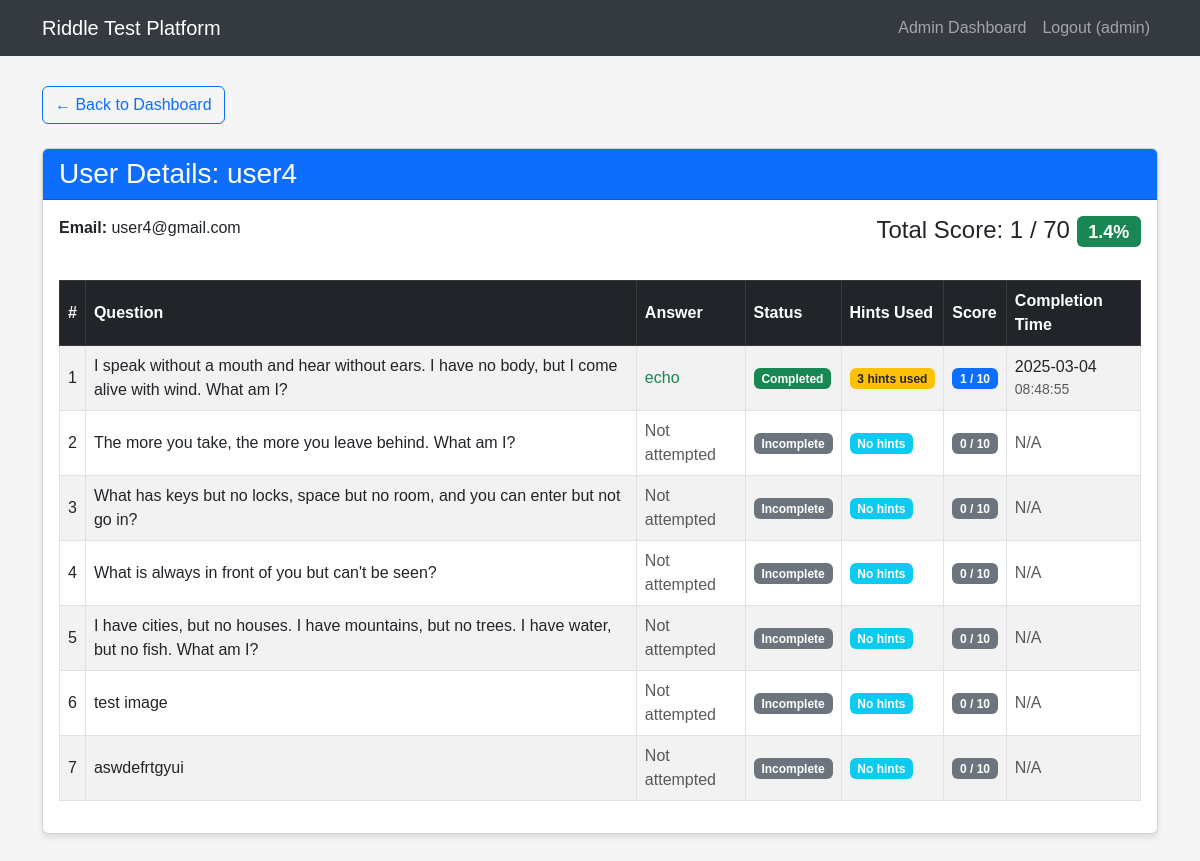
Page /admin/user_detail/7 (signed in) on the committed database.
### tables this page shows
CREATE TABLE users (
            id INTEGER PRIMARY KEY AUTOINCREMENT,
            username TEXT NOT NULL UNIQUE,
            email TEXT NOT NULL,
            password TEXT NOT NULL,
            is_admin INTEGER DEFAULT 0
        , test_completed INTEGER DEFAULT 0);

CREATE TABLE user_progress (
            id INTEGER PRIMARY KEY AUTOINCREMENT,
            user_id INTEGER NOT NULL,
            riddle_id INTEGER NOT NULL,
            score INTEGER DEFAULT 10,
            completed INTEGER DEFAULT 0,
            hint1_used INTEGER DEFAULT 0,
            hint2_used INTEGER DEFAULT 0,
            hint3_used INTEGER DEFAULT 0,
            answer_attempt TEXT,
            completion_time TIMESTAMP, warnings INTEGER DEFAULT 0,
            FOREIGN KEY (user_id) REFERENCES users (id),
            FOREIGN KEY (riddle_id) REFERENCES riddles (id),
            UNIQUE(user_id, riddle_id)
        );

CREATE TABLE riddles (
            id INTEGER PRIMARY KEY AUTOINCREMENT,
            question TEXT NOT NULL,
            answer TEXT NOT NULL,
            hint1 TEXT NOT NULL,
            hint2 TEXT NOT NULL,
            hint3 TEXT NOT NULL
        , image TEXT);

### app.py (the view)
@app.route('/admin/user_detail/<int:user_id>')
def user_detail(user_id):
    if 'user_id' not in session or not session.get('is_admin'):
        flash('Unauthorized access.')
        return redirect(url_for('login'))
    conn = sqlite3.connect('riddle_test.db')
    c = conn.cursor()
    c.execute("SELECT username, email FROM users WHERE id = ?", (user_id,))
    user_info = c.fetchone()
    if not user_info:
        conn.close()
        flash('User not found.')
        return redirect(url_for('admin_dashboard'))
    c.execute('''
        SELECT r.id, r.question, r.answer, up.score, up.completed,
               up.hint1_used, up.hint2_used, up.hint3_used, up.answer_attempt, up.completion_time
        FROM riddles r
        JOIN user_progress up ON r.id = up.riddle_id
        WHERE up.user_id = ?
        ORDER BY r.id
    ''', (user_id,))
    results_data = c.fetchall()
    c.execute('''
        SELECT SUM(score)
        FROM user_progress
        WHERE user_id = ? AND completed = 1
    ''', (user_id,))
    total_score = c.fetchone()[0] or 0
    c.execute("SELECT COUNT(*) * 10 FROM riddles")
    max_possible = c.fetchone()[0]
    percentage_score = int((total_score / max_possible * 100)) if max_possible > 0 else 0
    conn.close()
    user = {
        'id': user_id,
        'username': user_info[0],
        'email': user_info[1]
    }
    results = []
    for result in results_data:
        results.append({
            'id': result[0],
            'question': result[1],
            'correct_answer': result[2],
            'score': result[3],
            'completed': result[4],
            'hint1_used': result[5],
            'hint2_used': result[6],
            'hint3_used': result[7],
            'answer_attempt': result[8],
            'completion_time': result[9]
        })
    return render_template('user_detail.html',
                           user=user,
                           results=results,
                           total_score=total_score,
                           max_possible=max_possible,
                           percentage_score=percentage_score)

### templates/user_detail.html
{% extends 'base.html' %} {% block content %}
<div class="row">
  <div class="col-12 mb-4">
    <a href="{{ url_for('admin_dashboard') }}" class="btn btn-outline-primary">
      &larr; Back to Dashboard
    </a>
  </div>
</div>
<div class="row">
  <div class="col-12">
    <div class="card mb-4">
      <div class="card-header bg-primary text-white">
        <h3 class="card-title mb-0">User Details: {{ user.username }}</h3>
      </div>
      <div class="card-body">
        <div class="row mb-4">
          <div class="col-md-6">
            <p><strong>Email:</strong> {{ user.email }}</p>
          </div>
          <div class="col-md-6 text-md-end">
            <h4>
              Total Score: {{ total_score }} / {{ max_possible }}
              <span class="badge bg-success"
                >{{ "{:.1f}%".format(total_score / max_possible * 100) if
                max_possible > 0 else "0%" }}</span
              >
            </h4>
          </div>
        </div>
        <div class="table-responsive">
          <table class="table table-striped table-bordered results-table">
            <thead class="table-dark">
              <tr>
                <th>#</th>
                <th>Question</th>
                <th>Answer</th>
                <th>Status</th>
                <th>Hints Used</th>
                <th>Score</th>
                <th>Completion Time</th>
              </tr>
            </thead>
            <tbody>
              {% for result in results %}
              <tr>
                <td>{{ loop.index }}</td>
                <td>{{ result.question }}</td>
                <td>
                  {% if result.completed %}
                  <span class="text-success">{{ result.answer_attempt }}</span>
                  {% elif result.answer_attempt %}
                  <span class="text-danger">{{ result.answer_attempt }}</span>
                  <small class="d-block text-muted"
                    >(Correct: {{ result.correct_answer }})</small
                  >
                  {% else %}
                  <span class="text-muted">Not attempted</span>
                  {% endif %}
                </td>
                <td>
                  {% if result.completed %}
                  <span class="badge bg-success">Completed</span>
                  {% else %}
                  <span class="badge bg-secondary">Incomplete</span>
                  {% endif %}
                </td>
                <td>
                  {% set hints_used = (result.hint1_used or 0) +
                  (result.hint2_used or 0) + (result.hint3_used or 0) %} {% if
                  hints_used > 0 %}
                  <span class="badge bg-warning text-dark"
                    >{{ hints_used }} hint{% if hints_used > 1 %}s{% endif %}
                    used</span
                  >
                  {% else %}
                  <span class="badge bg-info">No hints</span>
                  {% endif %}
                </td>
                <td>
                  {% if result.completed %}
                  <span class="badge bg-primary">{{ result.score }} / 10</span>
                  {% else %}
                  <span class="badge bg-secondary">0 / 10</span>
                  {% endif %}
                </td>
                <td>
                  {% if result.completion_time %} {{
                  result.completion_time.split('T')[0] }}
                  <small class="d-block text-muted"
                    >{{ result.completion_time.split('T')[1].split('.')[0]
                    }}</small
                  >
                  {% else %}
                  <span class="text-muted">N/A</span>
                  {% endif %}
                </td>
              </tr>
              {% endfor %}
            </tbody>
          </table>
        </div>
      </div>
    </div>
  </div>
</div>
{% endblock %}

### templates/base.html (style rules this page uses)
body { font-family: "Arial", sans-serif; background-color: #f5f5f5; padding-bottom: 50px; }
.card { margin-bottom: 20px; box-shadow: 0 4px 6px rgba(0, 0, 0, 0.1); }
.results-table th, .results-table td { vertical-align: middle; }

### rows in the picture
users: username "user4", email "user4@gmail.com"
user_progress: question "I speak without a mouth and hear without ears. I have no body, but I come alive with wind. What am I?", answer_attempt "echo", completed "Completed", hints_used "3", score "1", completion_time "2025-03-04", completion_time "08:48:55"
user_progress: question "The more you take, the more you leave behind. What am I?", completed "Not attempted", shows "No hints", shows "N/A"
user_progress: question "What has keys but no locks, space but no room, and you can enter but not go in?", completed "Not attempted", shows "No hints", shows "N/A"
user_progress: question "What is always in front of you but can't be seen?", completed "Not attempted", shows "No hints", shows "N/A"
user_progress: question "I have cities, but no houses. I have mountains, but no trees. I have water, but no fish. What am I?", completed "Not attempted", shows "No hints", shows "N/A"
user_progress: question "test image", completed "Not attempted", shows "No hints", shows "N/A"
user_progress: question "aswdefrtgyui", completed "Not attempted", shows "No hints", shows "N/A"

### other values in the picture
{{ session.get('username') }} "admin"
{{ total_score }} "1"
{{ max_possible }} "70"
